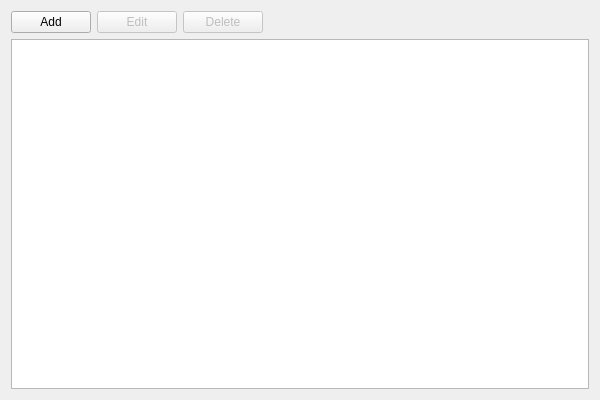
<?xml version="1.0" encoding="UTF-8"?>
<ui version="4.0">
 <class>QFtpSyncClass</class>
 <widget class="QWidget" name="QFtpSyncClass">
  <property name="geometry">
   <rect>
    <x>0</x>
    <y>0</y>
    <width>600</width>
    <height>400</height>
   </rect>
  </property>
  <property name="windowTitle">
   <string>QFtpSync</string>
  </property>
  <layout class="QVBoxLayout" name="verticalLayout_2">
   <item>
    <layout class="QHBoxLayout" name="horizontalLayout">
     <item>
      <widget class="QPushButton" name="pbAdd">
       <property name="text">
        <string>Add</string>
       </property>
      </widget>
     </item>
     <item>
      <widget class="QPushButton" name="pbEdit">
       <property name="enabled">
        <bool>false</bool>
       </property>
       <property name="text">
        <string>Edit</string>
       </property>
      </widget>
     </item>
     <item>
      <widget class="QPushButton" name="pbDelete">
       <property name="enabled">
        <bool>false</bool>
       </property>
       <property name="text">
        <string>Delete</string>
       </property>
      </widget>
     </item>
     <item>
      <spacer name="horizontalSpacer">
       <property name="orientation">
        <enum>Qt::Horizontal</enum>
       </property>
       <property name="sizeHint" stdset="0">
        <size>
         <width>40</width>
         <height>20</height>
        </size>
       </property>
      </spacer>
     </item>
    </layout>
   </item>
   <item>
    <widget class="QListView" name="listView"/>
   </item>
  </layout>
 </widget>
 <layoutdefault spacing="6" margin="11"/>
 <resources>
  <include location="QFtpSync.qrc"/>
 </resources>
 <connections/>
</ui>
